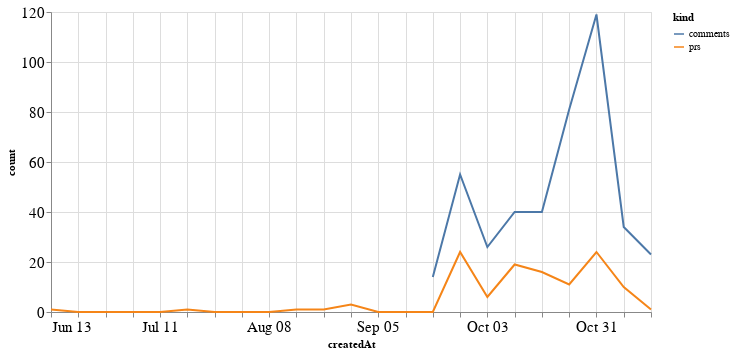

Notebook cell for this chart:
### Code cell
alt.Chart(total_time, width=600).mark_line().encode(
    x='createdAt',
    y='count',
    color='kind'
)

### Figure 1 — Vega-Lite specification as saved in the notebook (floating-point values rounded to 4 significant figures)
{"config": {"axisLeft": {"labelFontSize": 15}, "axisBottom": {"labelFontSize": 15}}, "data": {"name": "data-87a8fc45b367306ae6e92ecf30bd80dd"}, "mark": "line", "encoding": {"color": {"type": "nominal", "field": "kind"}, "x": {"type": "temporal", "field": "createdAt"}, "y": {"type": "quantitative", "field": "count"}}, "width": 600, "$schema": "https://vega.github.io/schema/vega-lite/v4.8.1.json", "datasets": {"data-87a8fc45b367306ae6e92ecf30bd80dd": [{"createdAt": "2021-06-13T00:00:00", "kind": "prs", "count": 1.0}, {"createdAt": "2021-06-20T00:00:00", "kind": "prs", "count": 0.0}, {"createdAt": "2021-06-27T00:00:00", "kind": "prs", "count": 0.0}, {"createdAt": "2021-07-04T00:00:00", "kind": "prs", "count": 0.0}, {"createdAt": "2021-07-11T00:00:00", "kind": "prs", "count": 0.0}, {"createdAt": "2021-07-18T00:00:00", "kind": "prs", "count": 1.0}, {"createdAt": "2021-07-25T00:00:00", "kind": "prs", "count": 0.0}, {"createdAt": "2021-08-01T00:00:00", "kind": "prs", "count": 0.0}, {"createdAt": "2021-08-08T00:00:00", "kind": "prs", "count": 0.0}, {"createdAt": "2021-08-15T00:00:00", "kind": "prs", "count": 1.0}, {"createdAt": "2021-08-22T00:00:00", "kind": "prs", "count": 1.0}, {"createdAt": "2021-08-29T00:00:00", "kind": "prs", "count": 3.0}, {"createdAt": "2021-09-05T00:00:00", "kind": "prs", "count": 0.0}, {"createdAt": "2021-09-12T00:00:00", "kind": "prs", "count": 0.0}, {"createdAt": "2021-09-19T00:00:00", "kind": "prs", "count": 0.0}, {"createdAt": "2021-09-26T00:00:00", "kind": "prs", "count": 24.0}, {"createdAt": "2021-10-03T00:00:00", "kind": "prs", "count": 6.0}, {"createdAt": "2021-10-10T00:00:00", "kind": "prs", "count": 19.0}, {"createdAt": "2021-10-17T00:00:00", "kind": "prs", "count": 16.0}, {"createdAt": "2021-10-24T00:00:00", "kind": "prs", "count": 11.0}, {"createdAt": "2021-10-31T00:00:00", "kind": "prs", "count": 24.0}, {"createdAt": "2021-11-07T00:00:00", "kind": "prs", "count": 10.0}, {"createdAt": "2021-11-14T00:00:00", "kind": "prs", "count": 1.0}, {"createdAt": "2021-06-13T00:00:00", "kind": "comments", "count": null}, {"createdAt": "2021-06-20T00:00:00", "kind": "comments", "count": null}, {"createdAt": "2021-06-27T00:00:00", "kind": "comments", "count": null}, {"createdAt": "2021-07-04T00:00:00", "kind": "comments", "count": null}, {"createdAt": "2021-07-11T00:00:00", "kind": "comments", "count": null}, {"createdAt": "2021-07-18T00:00:00", "kind": "comments", "count": null}, {"createdAt": "2021-07-25T00:00:00", "kind": "comments", "count": null}, {"createdAt": "2021-08-01T00:00:00", "kind": "comments", "count": null}, {"createdAt": "2021-08-08T00:00:00", "kind": "comments", "count": null}, {"createdAt": "2021-08-15T00:00:00", "kind": "comments", "count": null}, {"createdAt": "2021-08-22T00:00:00", "kind": "comments", "count": null}, {"createdAt": "2021-08-29T00:00:00", "kind": "comments", "count": null}, {"createdAt": "2021-09-05T00:00:00", "kind": "comments", "count": null}, {"createdAt": "2021-09-12T00:00:00", "kind": "comments", "count": null}, {"createdAt": "2021-09-19T00:00:00", "kind": "comments", "count": 14.0}, {"createdAt": "2021-09-26T00:00:00", "kind": "comments", "count": 55.0}, {"createdAt": "2021-10-03T00:00:00", "kind": "comments", "count": 26.0}, {"createdAt": "2021-10-10T00:00:00", "kind": "comments", "count": 40.0}, {"createdAt": "2021-10-17T00:00:00", "kind": "comments", "count": 40.0}, {"createdAt": "2021-10-24T00:00:00", "kind": "comments", "count": 81.0}, {"createdAt": "2021-10-31T00:00:00", "kind": "comments", "count": 119.0}, {"createdAt": "2021-11-07T00:00:00", "kind": "comments", "count": 34.0}, {"createdAt": "2021-11-14T00:00:00", "kind": "comments", "count": 23.0}]}}
